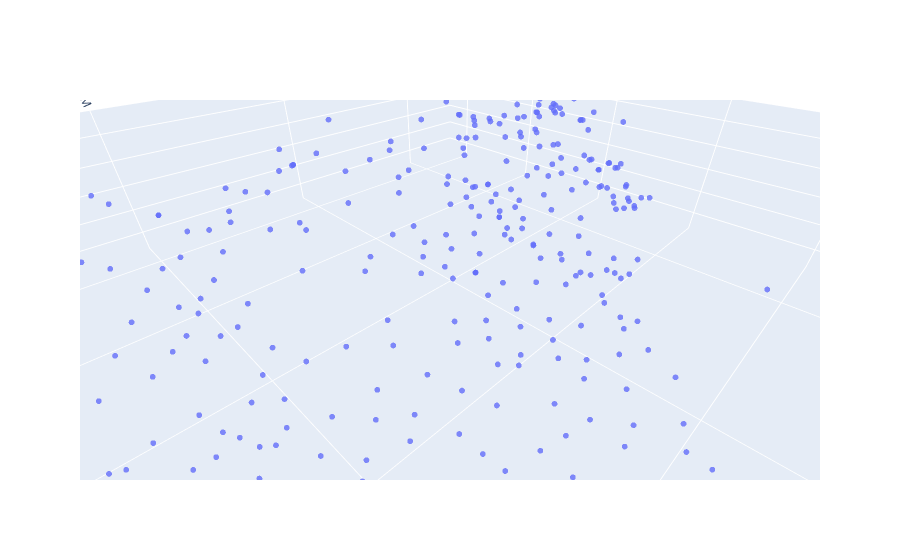

The code cell stored with this chart in its notebook:
### Code cell
import plotly.graph_objects as go

fig = px.scatter_3d(babbitt_data['collar'], x='XCOLLAR', 
                    y='YCOLLAR', z='ZCOLLAR')

# Helix equation
t = np.linspace(0, 20, 100)
x, y, z = np.cos(t), np.sin(t), t

fig = go.Figure(data=[go.Scatter3d(
    x=babbitt_data['collar']['XCOLLAR'],
    y=babbitt_data['collar']['YCOLLAR'],
    z=babbitt_data['collar']['ZCOLLAR'],
    mode='markers',
    marker=dict(
        size=2,
        opacity=0.8
    )
)])

fig.update_layout(scene_aspectmode='manual',
                  scene_aspectratio=dict(x=5, y=5, z=1))

fig.show()

### Figure 1 — Plotly figure (JSON) as saved in the notebook; plotly's stock layout.template omitted (floating-point values rounded to 4 significant figures; data arrays with more than 128 entries replaced by an {"elided": "..."} marker saying what was removed)
{"data": [{"marker": {"opacity": 0.8, "size": 2}, "mode": "markers", "type": "scatter3d", "x": {"elided": "399 float values"}, "y": {"elided": "399 float values"}, "z": {"elided": "399 float values"}}], "layout": {"scene": {"aspectmode": "manual", "aspectratio": {"x": 5, "y": 5, "z": 1}}}}
